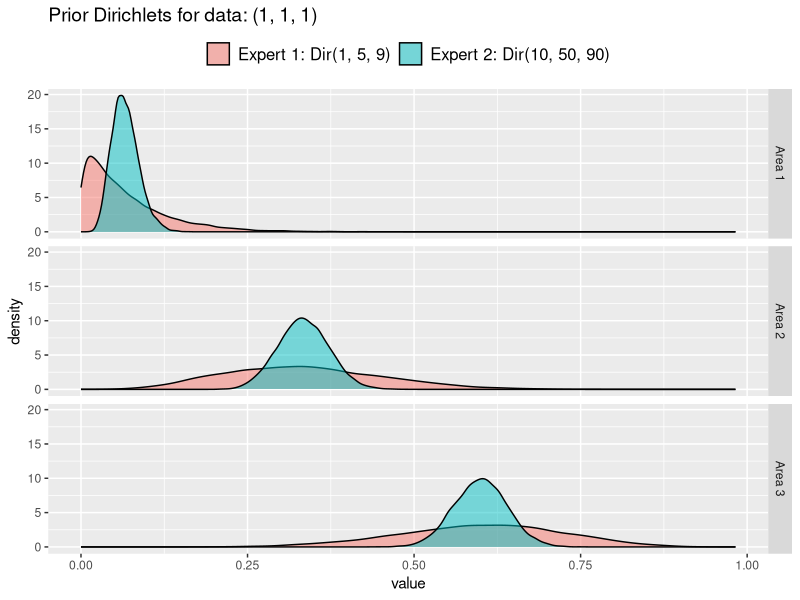
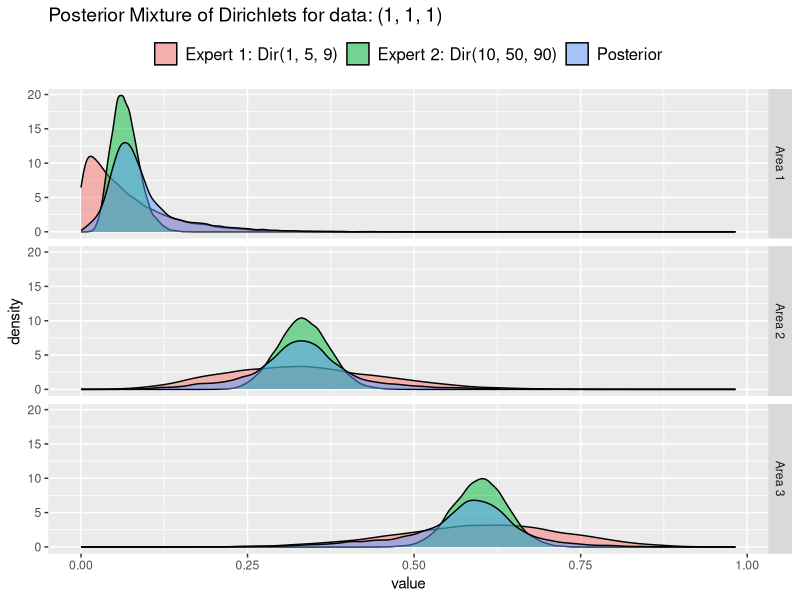

Recreate these plots in R, in order.
## ---- chunk 1
library(ggplot2)
dir1 <- c(1, 5, 9)
dir2 <- c(10, 50, 90)

simDat <- c(1, 1, 1)
allDirs <- data.frame(expert = rep(c(1,2), each = 3), priors = c(dir1, dir2))
df <- data.frame(Data = simDat, Expert1 = dir1, Expert2 = dir2)
knitr::kable(df, caption = "Table 1. Data for worked example and 2 experts' prior Dirichlet distributions.")
## ---- chunk 2
library(reshape2)
library(gtools)
outdf1 <- data.frame(expert = 'Expert 1', rdirichlet(10000, dir1))
outdf2 <- data.frame(expert = 'Expert 2', rdirichlet(10000, dir2))
outdf <- rbind(outdf1, outdf2)
colnames(outdf) <- c('expert', 'Area 1', 'Area 2', 'Area 3')
dflongPrior <- melt(as.data.frame(outdf))


p <- ggplot(data = dflongPrior, aes(value, group = expert, fill = expert))+
  geom_density(alpha = 0.5)+
  facet_grid(variable ~ .)+
  theme(legend.position="top", 
        legend.text = element_text(size = 12), 
        plot.title = element_text(size = 14))+
  scale_fill_discrete(limits = c('Expert 1', 'Expert 2'), 
                      labels = c(paste('Expert 1: Dir(', dir1[1], ', ', dir1[2], ', ',  dir1[3], ')', sep = ''), 
                                 paste('Expert 2: Dir(', dir2[1], ', ', dir2[2], ', ',  dir2[3], ')', sep = '')))+
  guides(fill = guide_legend(title = NULL))+
  ggtitle(label = paste('Prior Dirichlets for data: (', simDat[1], ', ',simDat[2], ', ',simDat[3], ')', sep = ''))

p
## ---- chunk 3

calcC <- function(data, prior){

  dd <- as.vector(data)
  pp <- as.vector(prior)
  if(length(dd) != length(pp)) stop('Data and prior lengths do not match')
   
  logc <- lgamma(sum(pp)) - sum(lgamma(pp)) - (lgamma(sum(pp + data)) - sum(lgamma(pp + data)))

  return(exp(logc))
}

calcC(simDat, dir1)
calcC(simDat, dir2)
## ---- chunk 4
c1 <- calcC(simDat, dir1)
c2 <- calcC(simDat, dir2)
numexp <- 2
k1 <- (1 / numexp * c1) / (1 / numexp * c1 + 1 / numexp * c2)
k2 <- (1 / numexp * c2) / (1 / numexp * c1 + 1 / numexp * c2)

K <- c(k1, k2)
## ---- chunk 5
round(K, 3)
## ---- chunk 6
idx <- which(rmultinom(1, 1, K) == 1)
prior <- allDirs[allDirs$expert == idx, 'priors']
library(gtools)
post <- rdirichlet(1, simDat + prior)
round(post, 3)
## ---- chunk 7
nsamp <- 10000
outdf <- matrix(nrow = nsamp, ncol = 3)
colnames(outdf) <- c('Area 1', 'Area 2', 'Area 3')
for(i in 1:nsamp){
  
  idx <- which(rmultinom(1, 1, K) == 1)
  prior <- allDirs[allDirs$expert == idx, 'priors']
  outdf[i, ] <- rdirichlet(1, simDat + prior)
  
}
## ---- chunk 8
library(reshape2)
library(ggplot2)
dflongPost <- melt(as.data.frame(outdf))
dflongPost$expert <- 'Posterior'
dflongPostSum <- rbind(dflongPrior, dflongPost)
p <- ggplot(data = dflongPostSum, aes(value, group = expert, fill = expert))+
  geom_density(alpha = 0.5)+
  facet_grid(variable ~ .)+
  theme(legend.position="top", 
        legend.text = element_text(size = 12), 
        plot.title = element_text(size = 14))+
  scale_fill_discrete(limits = c('Expert 1', 'Expert 2', 'Posterior'), 
                      labels = c(paste('Expert 1: Dir(', dir1[1], ', ', dir1[2], ', ',  dir1[3], ')', sep = ''), 
                                 paste('Expert 2: Dir(', dir2[1], ', ', dir2[2], ', ',  dir2[3], ')', sep = ''), 
                                 'Posterior'))+
  guides(fill = guide_legend(title = NULL))+
  ggtitle(label = paste('Posterior Mixture of Dirichlets for data: (', simDat[1], ', ',simDat[2], ', ',simDat[3], ')', sep = ''))
p
